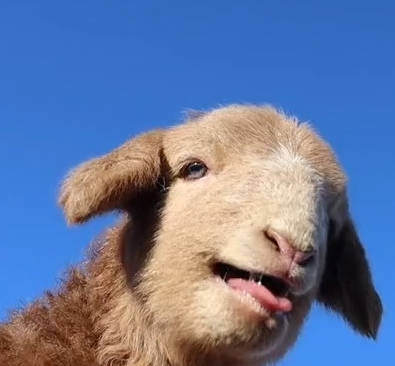
//> input picture 第3章、图像处理与鼠标事件/08鼠标操作与响应/image.jpg, 395 x 366 px
$ ./main   (built with g++ and OpenCV 4)
//> lines starting //> are read from the running program, lines starting //| are printed output that depends on the picture
#include <iostream>

#include <opencv2/core/utils/logger.hpp>
#include <opencv2/opencv.hpp>

using namespace cv;
using namespace std;

Point sp(-1, -1), ep(-1, -1);
Mat tmp;
static void on_draw(int event, int x, int y, int flags, void* userdata) {
	Mat src = *((Mat*)userdata);
	Mat bg = Mat::zeros(src.size(), src.type());

	if (event == EVENT_LBUTTONDOWN) {
		sp.x = x;
		sp.y = y;
		cout << "起点：(" << sp.x << ", " << sp.y << ") -> ";
	}
	else if (event == EVENT_LBUTTONUP) {
		ep.x = x;
		ep.y = y;

		int dx = ep.x - sp.x;
		int dy = ep.y - sp.y;

		cout << "终点：(" << ep.x << ", " << ep.y << ")" << "\tdx = " << dx << ", dy = " << dy << endl;
		if (dx > 0 || dy > 0) {
			Rect rect(sp.x, sp.y, dx, dy);
			tmp.copyTo(src);
			imshow("ROI区域", src(rect));
			rectangle(src, rect, Scalar(0, 0, 255), 1, LINE_AA, 0);
			imshow("鼠标绘制矩形", src);

			sp.x = -1;
			sp.y = -1;
		}
	}
	else if (event == EVENT_MOUSEMOVE) {
		// 保证鼠标被按下
		if (sp.x > 0 && sp.y > 0) {
			ep.x = x;
			ep.y = y;

			int dx = ep.x - sp.x;
			int dy = ep.y - sp.y;

			if (dx > 0 || dy > 0) {
				Rect rect(sp.x, sp.y, dx, dy);
				tmp.copyTo(src);
				rectangle(src, rect, Scalar(0, 0, 255), 1, LINE_AA, 0);
				imshow("鼠标绘制矩形", src);
			}
		}
	}
}
int main(int argc, char const* argv[]) {
	utils::logging::setLogLevel(utils::logging::LOG_LEVEL_SILENT);
	Mat src = imread("image.jpg", IMREAD_COLOR);
//> src is the input picture: 366 rows x 395 cols, CV_8UC3; mean B, G, R 158, 120.6, 104

	if (src.empty()) {
		printf("could not load image……\n");
		return -1;
	}

	namedWindow("鼠标绘制矩形", WINDOW_AUTOSIZE);
	setMouseCallback("鼠标绘制矩形", on_draw, (void*)(&src));

	tmp = src.clone();

	imshow("鼠标绘制矩形", src);

	waitKey(0);
//> the left mouse button is pressed at (98, 91)
//> the mouse is dragged to (197, 183)
//> the mouse is dragged to (296, 274)
//> call 3 of on_draw, with event = 0, x = 296, y = 274, flags = 1
//> in on_draw (call 3), `rectangle(src, rect, Scalar(0, 0, 255), 1, LINE_AA, 0);`:
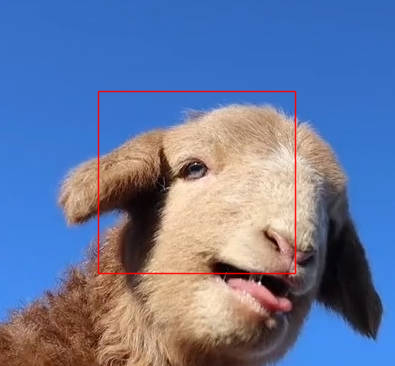
//> src: 366 rows x 395 cols, CV_8UC3; mean B, G, R 156.9, 119.7, 105
//> the button is released at (296, 274)
//> call 4 of on_draw, with event = 4, x = 296, y = 274, flags = 0
//> in on_draw (call 4), `imshow("ROI区域", src(rect));`:
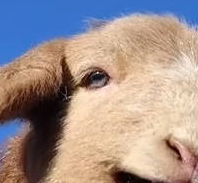
//> window 'ROI区域': 183 rows x 198 cols, CV_8UC3; mean B, G, R 141.9, 145.8, 161.3

	destroyAllWindows();

	return 0;
}
